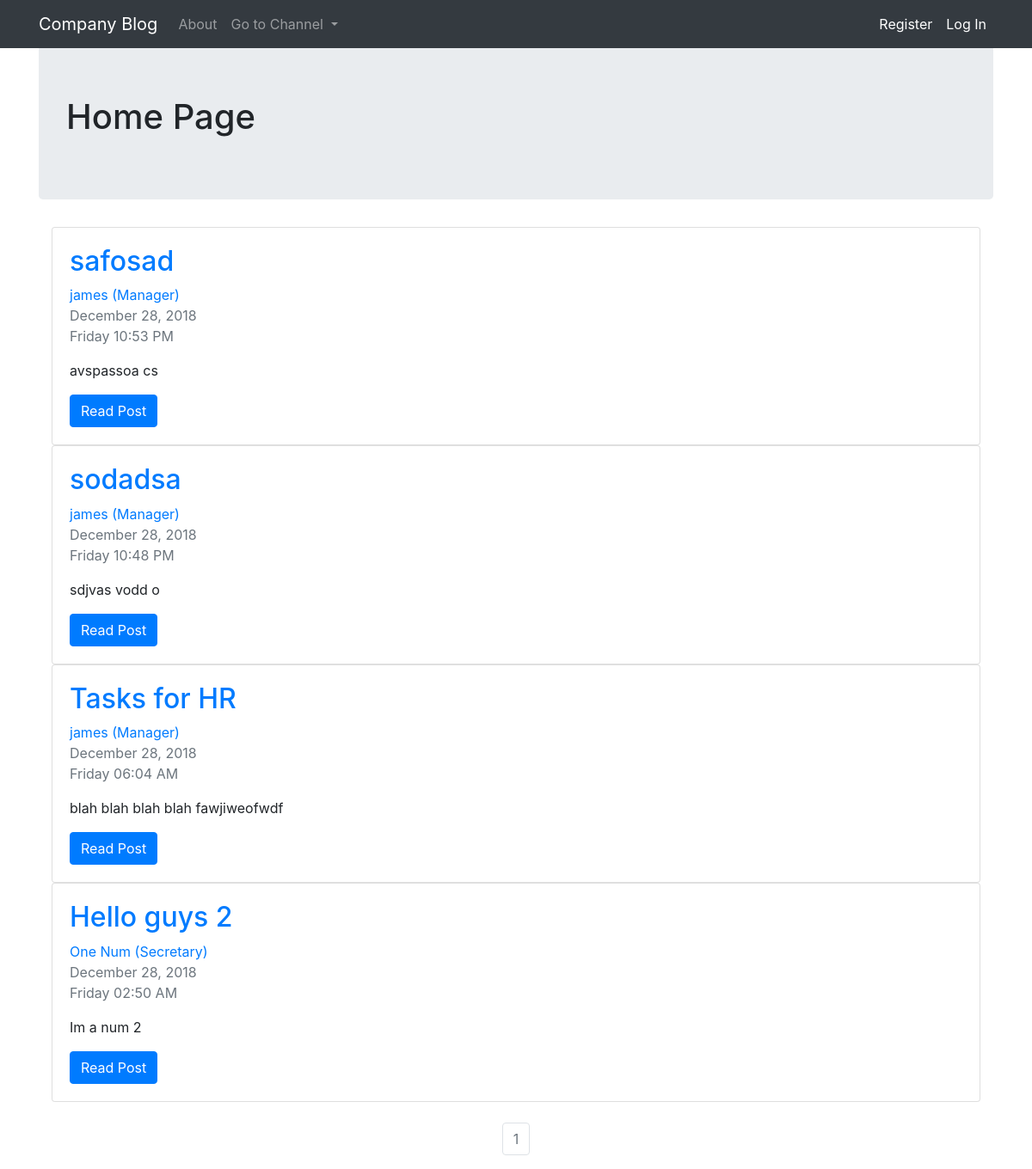
The page / on the database its author committed.
### blogApp/models.py (models this page shows, shortened)
class Post(db.Model):
    users = db.relationship(User)
    id = db.Column(db.Integer, primary_key=True)
    user_id = db.Column(db.Integer, db.ForeignKey('users.id'), nullable=False)
    date = db.Column(db.DateTime, nullable=False, default = datetime.utcnow)
    title = db.Column(db.String(128), nullable=False)
    department = db.Column(db.String(128))
    text = db.Column(db.Text, nullable=False)

class User(db.Model, UserMixin):
    __tablename__ = 'users'
    id = db.Column(db.Integer, primary_key = True)
    email = db.Column(db.String(64), unique=True, index=True)
    username = db.Column(db.String(64), unique=True, index=True)
    position = db.Column(db.String(64), index=True)
    password_hash = db.Column(db.String(128))
    posts = db.relationship('Post', backref='author', lazy=True)

### blogApp/core/views.py (the view)
@core.route('/')
def index():
	page = request.args.get('page', 1, type=int)
	posts = Post.query.order_by(Post.date.desc()).paginate(page=page, per_page=10)
	return render_template('index.html', posts=posts)

### blogApp/templates/index.html (shortened to what this page needs)
{% extends "base.html" %}
{% block content %}
<div class="jumbotron">
	<h1>Home Page</h1>
</div>
<div class="container">
	{% for item in posts.items %}
	<div class="card" >
		<div class="card-body">
			<h2><a class="card-title" href="  {{ url_for('posts.view_post', post_id=item.id) }}">{{ item.title }}</a></h2>
			<a href="{{ url_for('users.user_posts', username=item.author.username) }}">{{ item.author.username }} ({{item.author.position}})</a>
			<p class="text-muted">
			    {{ item.date.strftime(' %B %d, %Y') }}<br>
			    {{ item.date.strftime('%A %I:%M %p') }}
			</p>
			{% if item.text|length < 100 %}
			<p class="card-text">{{ item.text }}</p>
			{% else %}
			<p class="card-text">{{ item.text[:100] }}...</p>
			{% endif %}
			<a href="{{ url_for('posts.view_post', post_id=item.id) }}" class="btn btn-primary">Read Post</a>
		</div>
	</div>
	{% endfor %}
</div>
<br>
<nav aria-label="Page navigation example">
	<ul class="pagination justify-content-center">
		{% for page_num in posts.iter_pages(left_edge=1, right_edge=1, left_current=1, right_current=2) %}
		{% if posts.page == page_num %}
		<li class="page-item disabled">
			<a class="page-link" href="{{ url_for('core.index', page=page_num) }}">{{ page_num }}</a></li>
		{% else %}
		<li class="page-item"><a class="page-link" href="{{ url_for('core.index', page=page_num) }}">{{ page_num }}</a></li>
		{% endif %}
		{% endfor %}
	</ul>
</nav>
{% endblock %}

### blogApp/templates/base.html (shortened to what this page needs)
<!DOCTYPE html>
<html>
<head>
	<link rel="stylesheet" href="https://stackpath.bootstrapcdn.com/bootstrap/4.1.3/css/bootstrap.min.css">
</head>
<body>
	<nav class="navbar fixed-top navbar-expand-lg navbar-dark bg-dark">
		<div class="container">
		<a class="navbar-brand" href="{{ url_for('core.index') }}">Company Blog</a>
		<div class="collapse navbar-collapse" id="navbarSupportedContent">
			<ul class="navbar-nav mr-auto">
				<li class="nav-item">
					<a class="nav-link" href="{{ url_for('core.about') }}">About</a>
				</li>
				<li class="nav-item dropdown">
					<a class="nav-link dropdown-toggle" href="#" id="navbarDropdown" role="button" data-toggle="dropdown" aria-haspopup="true" aria-expanded="false">
						Go to Channel
					</a>
				</li>
			</ul>
			<ul class="navbar-nav ml-auto">
				{% if not current_user.is_authenticated %}
				<li class="nav-item active">
					<a class="nav-link" href="{{ url_for('users.register') }}">Register</a>
				</li>
				<li class="nav-item active">
					<a class="nav-link" href="{{ url_for('users.login') }}">Log In</a>
				</li>
				{% endif %}
			</ul>
			</div>
		</nav>
		<br>
		<br>
		<div class="container">
			{% block content %}
			{% endblock %}
		</div>
	</body>
	</html>

### rows shown on the page
Post: title "safosad", author.username "james", author.position "Manager", date "December 28, 2018", date "Friday 10:53 PM", text "avspassoa cs"
Post: title "sodadsa", author.username "james", author.position "Manager", date "December 28, 2018", date "Friday 10:48 PM", text "sdjvas vodd o"
Post: title "Tasks for HR", author.username "james", author.position "Manager", date "December 28, 2018", date "Friday 06:04 AM", text "blah blah blah blah fawjiweofwdf"
Post: title "Hello guys 2", author.username "One Num", author.position "Secretary", date "December 28, 2018", date "Friday 02:50 AM", text "Im a num 2"

### other values the page prints
{{ page_num }} "1"
